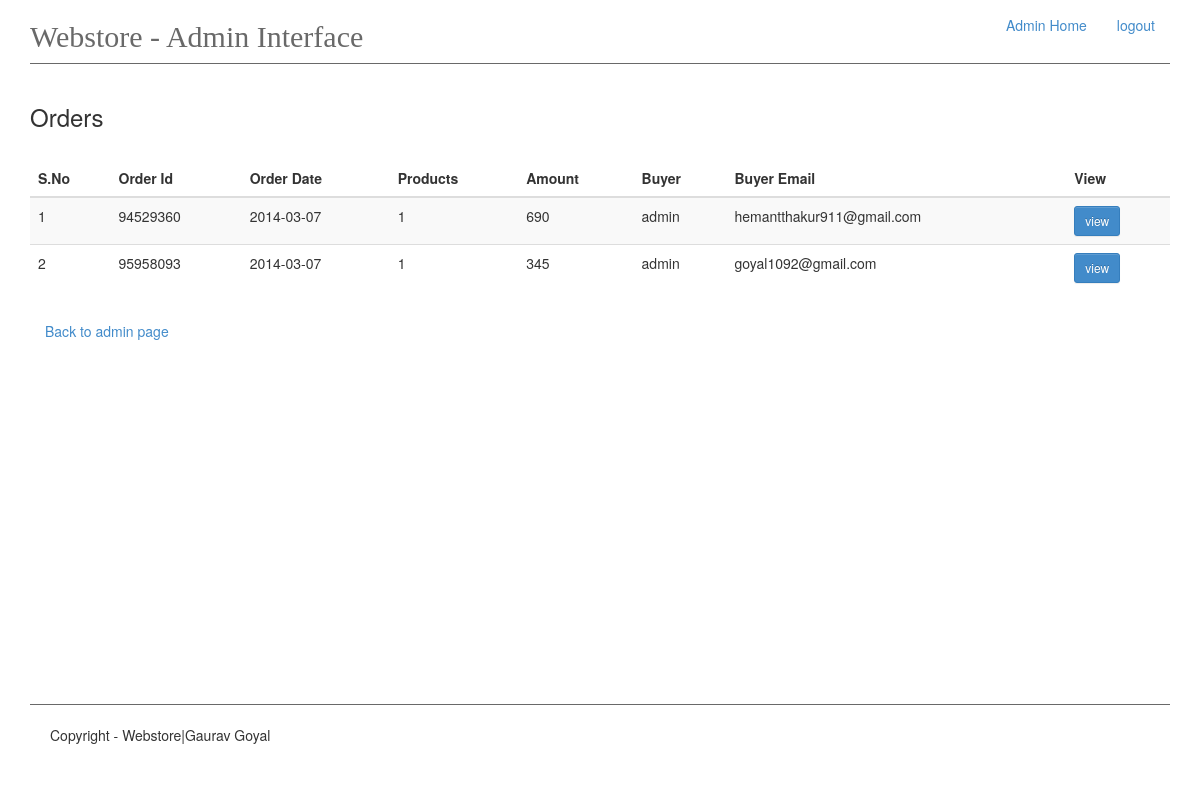
Before: /admin/order_list (signed in) with the older database file.
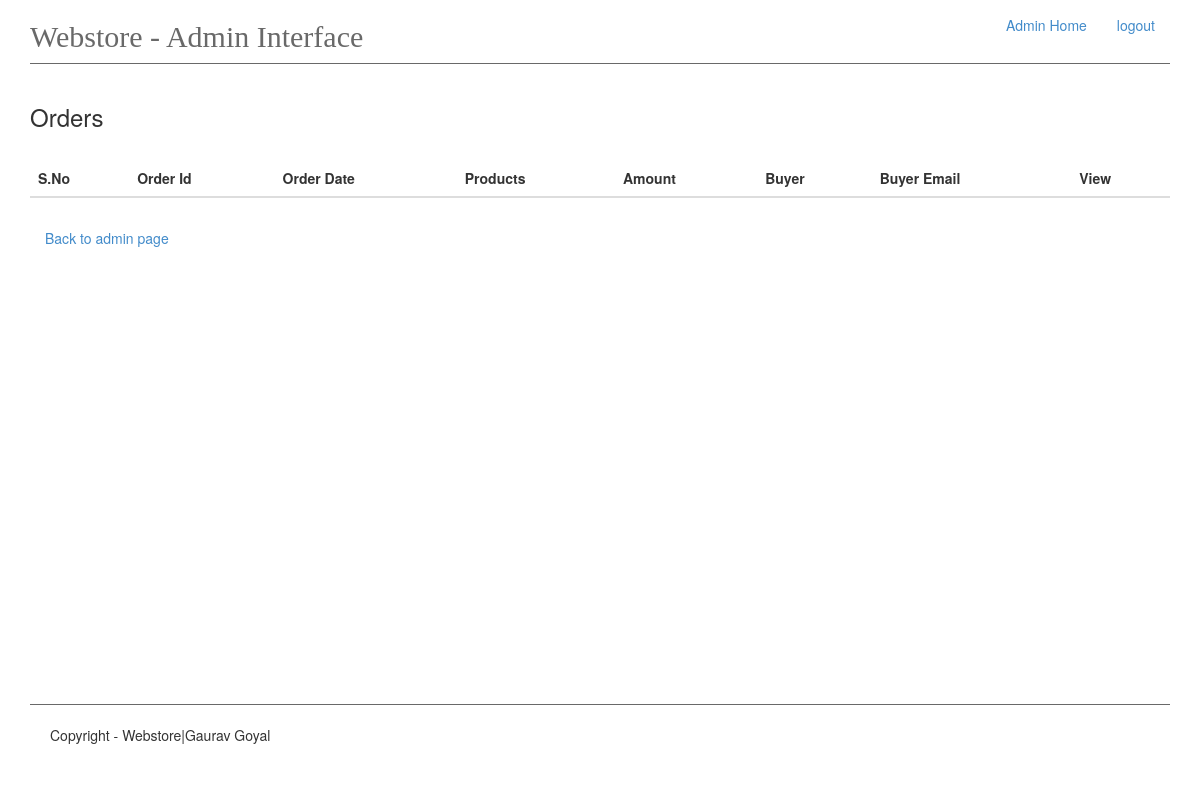
After: the same page with the newer database file.
### app/models.py (models this page shows)
class OrderId(db.Model):
    id = db.Column(db.Integer, primary_key=True)
    order_id = db.Column(db.Integer, unique=True)
    buyer_name = db.Column(db.String(60))
    buyer_address = db.Column(db.String(200))
    total_products = db.Column(db.Integer)
    date = db.Column(db.DATE)
    email = db.Column(db.String(120))
    phone = db.Column(db.Integer)
    total_amount = db.Column(db.Integer)
    user = db.Column(db.String(60))

### app/views.py (the view)
@app.route('/admin/order_list')
@login_required
def orders():
    order = OrderId.query.all()
    return render_template('admin-panel/orders.html', orders=order)

### app/__init__.py (called while the page is built)
@admin_login.user_loader
def load_user(id):
    return Admin.query.get(int(id))

### app/templates/admin-panel/orders.html
{% extends 'admin-panel/admin.html' %}
{% block content %}
    <h3>Orders</h3>
    <br>
    <table class="table table-striped table-responsive col-md-6" id="cart_table">
        <thead>
        <tr>
            <th>S.No</th>
            <th>Order Id</th>
            <th>Order Date</th>
            <th>Products</th>
            <th>Amount</th>
            <th>Buyer
            </th>
            <th>Buyer Email</th>
            <th>View</th>
        </tr>
        </thead>
        <tbody>
        {% for item in orders %}
            <tr>
                <td>{{ loop.index }}</td>
                <td>{{ item.order_id }}</td>
                <td>{{ item.date }}</td>
                <td>{{ item.total_products }}</td>
                <td>{{ item.total_amount }}</td>
                <td>{{ item.buyer_name }}</td>
                <td>{{ item.email }}</td>
                <td>
                    <a href="{{ url_for('specific_order', pk = item.id )}}" class="btn btn-sm btn-primary">view</a>
                </td>
            </tr>
        {% endfor %}
        </tbody>
    </table>
    <div class="col-md-12"><a href="{{ url_for('admin_base') }}">Back to admin page</a></div>
{% endblock %}

### app/templates/admin-panel/admin.html (shortened to what this page needs)
<!DOCTYPE HTML>
<html lang="en">
<head>
    <link rel="stylesheet" href="/static/css/bootstrap-theme.css">
    <link rel="stylesheet" href="/static/css/bootstrap.css">
    <link rel="stylesheet" href="/static/css/main.css">
</head>
<body>
<div class="container">
    <header>
        <div class="row">
            <div class="col-md-6">
                <div class="pull-left" id="header"><h2>Webstore - Admin Interface</h2></div>
            </div>
            <div class="col-md-6">
                <div class="pull-right">
                    <ul class="nav navbar-nav">
                        <li class="active"><a href="{{ url_for('admin_base') }}">Admin Home</a></li>
                        <li><a href="{{ url_for('admin_logout') }}">logout</a></li>
                    </ul>
                </div>
            </div>
        </div>
    </header>
    <div id="main">
        {% block content %} {% endblock %}
    </div>
    <footer>
        <div class="row">
            <div class="col-md-6 .col-sm-6 pull-left" id="footer" >
                Copyright - Webstore|Gaurav Goyal
            </div>
        </div>
    </footer>
</div>
</body>
</html>

### app/static/css/main.css (style rules this page uses)
body #main { min-height: 600px; }
header { border-bottom: 1px solid dimgray; padding: 0,20px; margin-bottom: 40px; }
header #header h2 { color: dimgray; font-weight: lighter; font-family: chalkboard; }
footer { border-top: 1px solid dimgray; padding: 20px; }
#main #cart_table { margin-bottom: 30px; }

Changed rows visible on the page:
removed OrderId: order_id "94529360", date "2014-03-07", total_products "1", total_amount "690", buyer_name "admin", email "hemantthakur911@gmail.com"
removed OrderId: order_id "95958093", date "2014-03-07", total_products "1", total_amount "345", buyer_name "admin", email "goyal1092@gmail.com"
